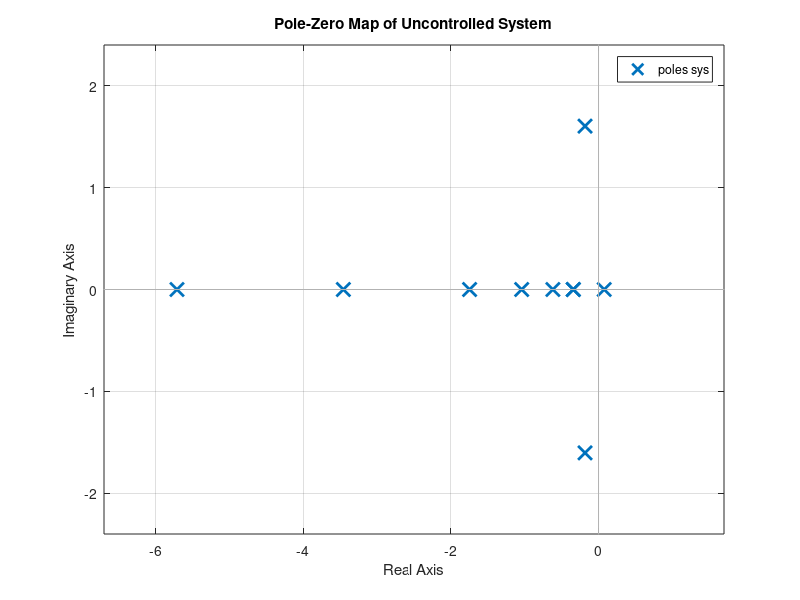

Here is the MATLAB script that generated this plot: (Note: this script raises an error after producing the figure.)
 clear all
clc 

%%
% Desig and Turbulence Parameters 
V   = 51.4;
Spw   = 24.2;
b   = 13.36;
mub = 13;
KX2 = 0.016;
KZ2 = 0.040;
KXZ = 0.002;
CL  = 1.1360;

W         = 59143;
rho       = 1.225;

Lg        = 150; 
B         = b/(2*Lg);
sigma     = 1;
sigmaug_V = sigma/V;
sigmavg   = sigma;
sigmabg   = sigmavg/V;
sigmaag   = sigma/V;

Iug0 = 0.0249*sigmaug_V^2;
Iag0 = 0.0182*sigmaag^2;
tau1 = 0.0991;     tau2 = 0.5545;     tau3 = 0.4159;
tau4 = 0.0600;     tau5 = 0.3294;     tau6 = 0.2243;


CYb  =-0.9896;     Clb  =-0.0772;     Cnb  = 0.1628;
CYp  =-0.0870;     Clp  =-0.3415;     Cnp  =-0.0268;
CYr  = 0.4300;     Clr  = 0.2830;     Cnr  =-0.1930;
CYda = 0.0000;     Clda =-0.2349;     Cnda = 0.0286;
CYdr = 0.3037;     Cldr = 0.0286;     Cndr =-0.1261;
 
                   Clpw = 0.8*Clp;    Cnpw = 0.9*Cnp;
                   Clrw = 0.7*Clr;    Cnrw = 0.2*Cnr;
CYfb = 0;
Clfb = 0;
Cnfb = 0;


%%
% Matrix Entries
yb   = (V/b)*CYb/(2*mub);
yphi = (V/b)*CL/(2*mub);
yp   = (V/b)*CYp/(2*mub);
yr   = (V/b)*(CYr-4*mub)/(2*mub);
ybg  = yb;
ydr  = (V/b)*CYdr/(2*mub);
den  = b*4*mub*(KX2*KZ2-KXZ^2)/V;
lb   = (Clb*KZ2+Cnb*KXZ)/den;
lp   = (Clp*KZ2+Cnp*KXZ)/den;
lr   = (Clr*KZ2+Cnr*KXZ)/den;
lda  = (Clda*KZ2+Cnda*KXZ)/den;
ldr  = (Cldr*KZ2+Cndr*KXZ)/den;
lug  = (-Clrw*KZ2-Cnrw*KXZ)/den;
lbg  = lb;
lag  = (Clpw*KZ2+Cnpw*KXZ)/den;
nb   = (Clb*KXZ+Cnb*KX2)/den;
np   = (Clp*KXZ+Cnp*KX2)/den;
nr   = (Clr*KXZ+Cnr*KX2)/den;
nda  = (Clda*KXZ+Cnda*KX2)/den;
ndr  = (Cldr*KXZ+Cndr*KX2)/den;
nug  = (-Clrw*KXZ-Cnrw*KX2)/den;
nbg  = nb;
nag  = (Clpw*KXZ+Cnpw*KX2)/den;
aug1 =-(V/Lg)^2*(1/(tau1*tau2));
aug2 =-(tau1+tau2)*(V/Lg)/(tau1*tau2);
aag1 =-(V/Lg)^2*(1/(tau4*tau5));
aag2 =-(tau4+tau5)*(V/Lg)/(tau4*tau5);
abg1 =-(V/Lg)^2;
abg2 =-2*(V/Lg);
bug1 = tau3*sqrt(Iug0*V/Lg)/(tau1*tau2);
bug2 = (1-tau3*(tau1+tau2)/(tau1*tau2))*sqrt(Iug0*(V/Lg)^3)/(tau1*tau2);
bag1 = tau6*sqrt(Iag0*V/Lg)/(tau4*tau5);
bag2 = (1-tau6*(tau4+tau5)/(tau4*tau5))*sqrt(Iag0*(V/Lg)^3)/(tau4*tau5);
bbg1 = sigmabg*sqrt(3*V/Lg);
bbg2 = (1-2*sqrt(3))*sigmabg*sqrt((V/Lg)^3);

%%
% Uncontrolled System
A = [yb yphi yp    yr 0    0    0    0    ybg  0;
     0  0    2*V/b 0  0    0    0    0    0    0;
     lb 0    lp    lr lug  0    lag  0    lbg  0;
     nb 0    np    nr nug  0    nag  0    nbg  0;
     0  0    0     0  0    1    0    0    0    0;
     0  0    0     0  aug1 aug2 0    0    0    0;
     0  0    0     0  0    0    0    1    0    0;
     0  0    0     0  0    0    aag1 aag2 0    0;
     0  0    0     0  0    0    0    0    0    1;
     0  0    0     0  0    0    0    0    abg1 abg2];

B = [0   ydr 0    0    0;
     0   0   0    0    0;
     lda ldr 0    0    0;
     nda ndr 0    0    0;
     0   0   bug1 0    0;
     0   0   bug2 0    0;
     0   0   0    bag1 0;
     0   0   0    bag2 0;
     0   0   0    0    bbg1;
     0   0   0    0    bbg2];
 
C = [180/pi 0      0     0     0 0 0 0 0 0 ;
     0      180/pi 0     0     0 0 0 0 0 0 ;
     0      0      2*V/b 0     0 0 0 0 0 0 ;
     0      0      0     2*V/b 0 0 0 0 0 0];

D = [0 0 0 0 0 ;
     0 0 0 0 0 ;
     0 0 0 0 0 ;
     0 0 0 0 0];
 
sys = ss(A,B,C,D);

pole(sys)


pzmap(sys)
title('Pole-Zero Map of Uncontrolled System')  
hm = findobj(gca, 'Type', 'Line');                        
hm(3).MarkerSize = 12; 
hm(3).LineWidth = 1.5; 
grid on
pause

% Checking for controllability 
ctrb_rank = rank(ctrb(sys.A,sys.B)); %full rank so controllable

% Feedback gain 
Kphi = -0.1;
K = [0 Kphi 0 0 0 0 0 0 0 0];
Acon = A-B(:,1)*K;
newsys = ss(Acon,B,C,D);

pole(newsys)

pzmap(newsys)
title('Pole-Zero Map of Controlled System')
gm = findobj(gca, 'Type', 'Line');                        
gm(3).MarkerSize = 12; 
gm(3).LineWidth = 1.5; 
grid on
pause

%% 
P = [(1/2)*b/V      0           0                   0;
    0           -(1/2)*b/V      0                   0;
    0               0      -4*mub*KX2*b/V       4*mub*KXZ*b/V;
    0               0      4*mub*KXZ*b/V       -4*mub*KZ2*b/V];

Q = [0              0           0                   -1;
     0              0          -1                  0;
    -Clb             0          -Clp                -Clr;
    -Cnb             0          -Cnp                -Cnr];

R = [0      0; 
     0      0;
    -Clda -Cldr;
    -Cnda -Cndr];


Ashort = inv(P)*Q;
Bshort = inv(P)*R;


Ashort2 = [0    0    0    0    0    0; 
           0    0    0    0    0    0;
          lug   0    lag  0    lbg  0;
          nug   0    nag  0    nbg  0;];
      
Ashort3 = [0  0    0     0  0    1    0    0    0    0;
           0  0    0     0  aug1 aug2 0    0    0    0;
           0  0    0     0  0    0    0    1    0    0;
           0  0    0     0  0    0    aag1 aag2 0    0;
           0  0    0     0  0    0    0    0    0    1;
           0  0    0     0  0    0    0    0    abg1 abg2];

Afull = [Ashort   Ashort2;
         Ashort3        ];
    

Bshort2 = [0    0    0;
           0    0    0;
           0    0    0;
           0    0    0];  
     
    
Bshort3 = [0   0   bug1  0    0;
           0   0   bug2  0    0;
           0   0   0    bag1 0;
           0   0   0    bag2 0;
           0   0   0    0    bbg1;
           0   0   0    0    bbg2];

Bred = [Bshort Bshort2;
        Bshort3      ];  
       
       
Cred = [180/pi    0       0         0         0   0  0  0    0    0;
        0      180/pi     0         0         0   0  0  0    0    0;
        0       0     2*V/b         0         0   0  0  0    0    0;  
        0       0     0         2*V/b         0   0  0  0    0    0;
        V*yb    V*yphi   V*yp  V*yr+V*2*V/b   0   0  0  0   V*ybg  0]; % a_y
     

 
Dred = [0  0    0     0  0;
        0  0    0     0  0;
        0  0    0     0  0;
        0  0    0     0  0;
        0  ydr  0    0   0];% a_y

  
% Feedback gain 2
Kphi2 = -0.1;
K2    = [0 Kphi2 0 0  0 0  0 0  0 0];
Ared   = Afull-Bred(:,1)*K2;
redsys = ss(Ared,Bred,Cred,Dred);

pole(redsys)

pzmap(redsys)
title('Pole-Zero Map of Reduced System')
gm = findobj(gca, 'Type', 'Line');                        
gm(3).MarkerSize = 12; 
gm(3).LineWidth = 1.5; 
figure(1)
grid on
pause

%% Time Domain Simulation
dt = 0.05; T  = 60; t = [0:dt:T]; N = length(t);
nn = zeros(1,N);

% turbulence inputs
v_g = randn(1,N)/sqrt(dt);
w_g = randn(1,N)/sqrt(dt);

w1 = [nn' nn' nn' nn'  nn'];     
w2 = [nn' nn' nn'  w_g' nn'];
w3 = [nn' nn' nn'  nn'  v_g'];

%% 
% Controlled System
Cexpanded = [180/pi    0       0         0         0   0  0  0    0    0;
             0      180/pi     0         0         0   0  0  0    0    0;
             0       0     2*V/b         0         0   0  0  0    0    0;  
             0       0     0         2*V/b         0   0  0  0    0    0;
             V*yb    V*yphi   V*yp  V*yr+V*2*V/b   0   0  0  0  V*ybg  0]; % a_y
         
Dexpanded = [0 0   0 0 0 ;
             0 0   0 0 0 ;
             0 0   0 0 0 ;
             0 0   0 0 0 ;
             0 ydr 0 0 0]; %a_y

% response to u_g
y1 = lsim(Acon,B,Cexpanded,Dexpanded,w1,t);
% response to v_g
y2 = lsim(Acon,B,Cexpanded,Dexpanded,w2,t);
% response to w_g
y3 = lsim(Acon,B,Cexpanded,Dexpanded,w3,t);
% response to combined set (superposition)
yt = y1+y2+y3;

%%
% Reduced System

% response to u_g
yy1 = lsim(Ared,Bred,Cred,Dred,w1,t);
% response to v_g
yy2 = lsim(Ared,Bred,Cred,Dred,w2,t);
% response to w_g
yy3 = lsim(Ared,Bred,Cred,Dred,w3,t);
% response to combined set (superposition)
yyt = yy1+yy2+yy3;

%% Plotting


subplot(5,1,1)
plot(t,[yt(:,1) yyt(:,1)]); 
% axis([0 60 -0.1  0.1]); 
xlabel('time [s]'); ylabel('beta [deg]');
pbaspect([5 1 1]);
lgd = legend('Controlled','Reduced')
legend('Location','north')
lgd.FontSize = 7

% figure(2)
subplot(5,1,2)
plot(t,[yt(:,2) yyt(:,2)]);
% axis([0 60 -0.2  0.2]); 
xlabel('time [s]'); ylabel('phi [deg]');
pbaspect([5 1 1]);

% figure(3)
subplot(5,1,3)
plot(t,[yt(:,3) yyt(:,3)]); 
% axis([0 60 -1.5e-2  1.5e-2]); 
xlabel('time [s]'); ylabel('pb/2V [deg]');
pbaspect([5 1 1]);

% figure(4)
subplot(5,1,4)
plot(t,[yt(:,4) yyt(:,4)]); 
% axis([0 60 -1.5e-2  1.5e-2]);
xlabel('time [s]'); ylabel('rb/2V [deg]');
pbaspect([5 1 1]);

% figure(5)
subplot(5,1,5)
plot(t,[yt(:,5) yyt(:,5)]); 
% axis([0 60 -2 2]);
xlabel('time [s]'); ylabel('ay [m/s^2]');
pbaspect([5 1 1]);

pause
%% Spectral Analysis - Analytical

%simulation parameters
% w = logspace(-2,2,300);
fs = 1/dt;     % sample frequency
omega = 2*pi*fs*[0:2:(N/2)-1]/N;
omega2 = 2*pi*fs*[0:1:(N/2)-1]/N;

%controlled
temp = bode(Acon,B,Cexpanded(1,:),Dexpanded(1,:),4:5,omega);
temp = temp(:,1)+temp(:,2);
Sbeta  = temp.*temp;

temp = bode(Acon,B,Cexpanded(2,:),Dexpanded(2,:),4:5,omega); 
temp = temp(:,1)+temp(:,2);
Sphi   = temp.*temp;

temp = bode(Acon,B,Cexpanded(3,:),Dexpanded(3,:),4:5,omega); 
temp = temp(:,1)+temp(:,2);
Spp    = temp.*temp;

temp = bode(Acon,B,Cexpanded(4,:),Dexpanded(4,:),4:5,omega);
temp = temp(:,1)+temp(:,2);
Srr    = temp.*temp;

temp = bode(Acon,B,Cexpanded(5,:),Dexpanded(5,:),4:5,omega); 
temp = temp(:,1)+temp(:,2);
Say    = temp.*temp;

%reduced
temp = bode(Ared,Bred,Cred(1,:),Dred(1,:),4:5,omega);
temp = temp(:,1)+temp(:,2);
Sbetared  = temp.*temp;

temp = bode(Ared,Bred,Cred(2,:),Dred(2,:),4:5,omega); 
temp = temp(:,1)+temp(:,2);
Sphired   = temp.*temp;

temp = bode(Ared,Bred,Cred(3,:),Dred(3,:),4:5,omega); 
temp = temp(:,1)+temp(:,2);
Sppred    = temp.*temp;

temp = bode(Ared,Bred,Cred(4,:),Dred(4,:),4:5,omega);
temp = temp(:,1)+temp(:,2);
Srrred    = temp.*temp;

temp = bode(Ared,Bred,Cred(5,:),Dred(5,:),4:5,omega); 
temp = temp(:,1)+temp(:,2);
Sayred    = temp.*temp;

%synthesis
Sxx  = [Sbeta Sphi Spp Srr Say];
Sxxred = [Sbetared Sphired Sppred Srrred Sayred];


y     = lsim(Acon,B,Cexpanded,Dexpanded,w1,t) ... 
      + lsim(Acon,B,Cexpanded,Dexpanded,w2,t) ...
      + lsim(Acon,B,Cexpanded,Dexpanded,w3,t);
      
yred  = lsim(Ared,Bred,Cred,Dred,w1,t) ... 
      + lsim(Ared,Bred,Cred,Dred,w2,t) ...
      + lsim(Ared,Bred,Cred,Dred,w3,t);

%System responses
%controlled
beta  = y(:,1);
phi   = y(:,2);
p  = y(:,3);
r  = y(:,4);
ay    = y(:,5);

%reduced
betared  = yred(:,1);
phired   = yred(:,2);
pred     = yred(:,3);
rred     = yred(:,4);
ayred    = yred(:,5);

%% Spectral Analysis - Experimental - fft.m

%controlled
BETA  = fft(beta);
PHI   = fft(phi);
P     = fft(p);
R     = fft(r);
AY    = fft(ay);

Pbeta  = (dt/N)*( BETA.*conj(BETA));
Pphi   = (dt/N)*(  PHI.*conj(PHI));
Pp     = (dt/N)*(    P.*conj(P));
Pr     = (dt/N)*(    R.*conj(R));
Pay    = (dt/N)*(AY.*conj(AY));

Sfft = [Pbeta(1:round(N/2)-1)...
        Pphi(1:round(N/2)-1)...
        Pp(1:round(N/2)-1)...
        Pr(1:round(N/2)-1)...
        Pay(1:round(N/2)-1)];
     
     
%reduced
BETARED  = fft(betared);
PHIRED   = fft(phired);
PRED     = fft(pred);
RRED     = fft(rred);
AYRED    = fft(ayred);

Pbetared  = (dt/N)*( BETARED.*conj(BETARED));
Pphired   = (dt/N)*(  PHIRED.*conj(PHIRED));
Ppred     = (dt/N)*(    PRED.*conj(PRED));
Prred     = (dt/N)*(    RRED.*conj(RRED));
Payred    = (dt/N)*(AYRED.*conj(AYRED));

Sfftred = [Pbetared(1:round(N/2)-1)...
           Pphired(1:round(N/2)-1)...
           Ppred(1:round(N/2)-1)...
           Prred(1:round(N/2)-1)...
           Payred(1:round(N/2)-1)];

%% Spectral Analysis - Experimental - pwelch.m

%controlled
Sbetaw  = pwelch(beta,omega2,[],N,fs); Sbetaw = Sbetaw/2; Sbetaw = Sbetaw(1:end-1); 
Sphiw   = pwelch(phi,omega2,[],N,fs); Sphiw = Sphiw/2; Sphiw = Sphiw(1:end-1);
Spw     = pwelch(p,omega2,[],N,fs); Spw = Spw/2; Spw = Spw(1:end-1);
Srw     = pwelch(r,omega2,[],N,fs); Srw = Srw/2; Srw = Srw(1:end-1);
Sayw    = pwelch(ay,omega2,[],N,fs); Sayw = Sayw/2; Sayw = Sayw(1:end-1);

Sw = [Sbetaw Sphiw Spw Srw Sayw];


%reduced
Sbetaredw  = pwelch(betared,omega2,[],N,fs); Sbetaredw = Sbetaredw/2; Sbetaredw = Sbetaredw(1:end-1); 
Sphiredw   = pwelch(phired,omega2,[],N,fs); Sphiredw = Sphiredw/2; Sphiredw = Sphiredw(1:end-1);
Spredw     = pwelch(pred,omega2,[],N,fs); Spredw = Spredw/2; Spredw = Spredw(1:end-1);
Srredw     = pwelch(rred,omega2,[],N,fs); Srredw = Srredw/2; Srredw = Srredw(1:end-1);
Sayredw    = pwelch(ayred,omega2,[],N,fs); Sayredw = Sayredw/2; Sayredw = Sayredw(1:end-1);

Sredw = [Sbetaredw Sphiredw Spredw Srredw Sayredw];

%% Plotting

subplot(5,3,1)
loglog(omega,Sxx(:,1),'--',omega,Sxxred(:,1));
ylabel('Sbeta [deg^2*s]')
title('Analytical','FontSize',12)
legend('Controlled','Reduced')
grid on 
subplot(5,3,4)
loglog(omega,Sxx(:,2),'--',omega,Sxxred(:,2));
ylabel('Sphi [deg^2*s]')
grid on
subplot(5,3,7)
loglog(omega,Sxx(:,3),'--',omega,Sxxred(:,3));
ylabel('Spp [deg^2*s]')
grid on
subplot(5,3,10)
loglog(omega,Sxx(:,4),'--',omega,Sxxred(:,4));
ylabel('Srr [deg^2*s]')
grid on
subplot(5,3,13)
loglog(omega,Sxx(:,5),'--',omega,Sxxred(:,5));
xlabel('omega'); ylabel('Say [deg^2*s]')
grid on

subplot(5,3,2)
loglog(omega2,Sfft(:,1),'--',omega2,Sfftred(:,1));
title('Experimental - fft.m','FontSize',12)
grid on
subplot(5,3,5)
loglog(omega2,Sfft(:,2),'--',omega2,Sfftred(:,2));
grid on
subplot(5,3,8)
loglog(omega2,Sfft(:,3),'--',omega2,Sfftred(:,3));
grid on
subplot(5,3,11)
loglog(omega2,Sfft(:,4),'--',omega2,Sfftred(:,4));
grid on
subplot(5,3,14)
loglog(omega2,Sfft(:,5),'--',omega2,Sfftred(:,5));
xlabel('omega')
grid on

subplot(5,3,3)
loglog(omega2,Sw(:,1),'--',omega2,Sredw(:,1));
title('Experimental - pwelch.m','FontSize',12)
grid on
subplot(5,3,6)
loglog(omega2,Sw(:,2),'--',omega2,Sredw(:,2));
grid on
subplot(5,3,9)
loglog(omega2,Sw(:,3),'--',omega2,Sredw(:,3));
grid on
subplot(5,3,12)
loglog(omega2,Sw(:,4),'--',omega2,Sredw(:,4));
grid on
subplot(5,3,15)
loglog(omega2,Sw(:,5),'--',omega2,Sredw(:,5));
xlabel('omega')
grid on

pause

%% Variances

% Zero lists
Vara = zeros(1,5);
Varared = zeros(1,5);

Varfft = zeros(1,5);
Varfftred = zeros(1,5);

Varw = zeros(1,5);
Varwred = zeros(1,5);

%Integration
for i=1:length(omega)-1;
  for j=1:5
    Vara(j)=Vara(j)+(omega(i+1)-omega(i))*Sxx(i,j);
    Varared(j)=Varared(j)+(omega(i+1)-omega(i))*Sxxred(i,j);
    
    Varfft(j)=Varfft(j)+(omega(i+1)-omega(i))*Sfft(i,j);
    Varfftred(j)=Varfftred(j)+(omega(i+1)-omega(i))*Sfftred(i,j);
    
    Varw(j)=Varw(j)+(omega(i+1)-omega(i))*Sw(i,j);
    Varwred(j)=Varwred(j)+(omega(i+1)-omega(i))*Sredw(i,j);
  end
end

% Normalize 
Vara = Vara/pi
Varared = Varared/pi

Varfft = Varfft/pi
Varfftred = Varfftred/pi

Varw = Varw/pi
Varwred = Varwred/pi


% var.m method

% controlled
Vbeta = var(beta);
Vphi = var(phi);
Vp = var(p);
Vr = var(r);
Vay = var(ay);

Var = [Vbeta Vphi Vp Vr Vay]

% reduced
Vbetared = var(betared);
Vphired = var(phired);
Vpred = var(pred);
Vrred = var(rred);
Vayred = var(ayred);

Varred = [Vbetared Vphired Vpred Vrred Vayred]
